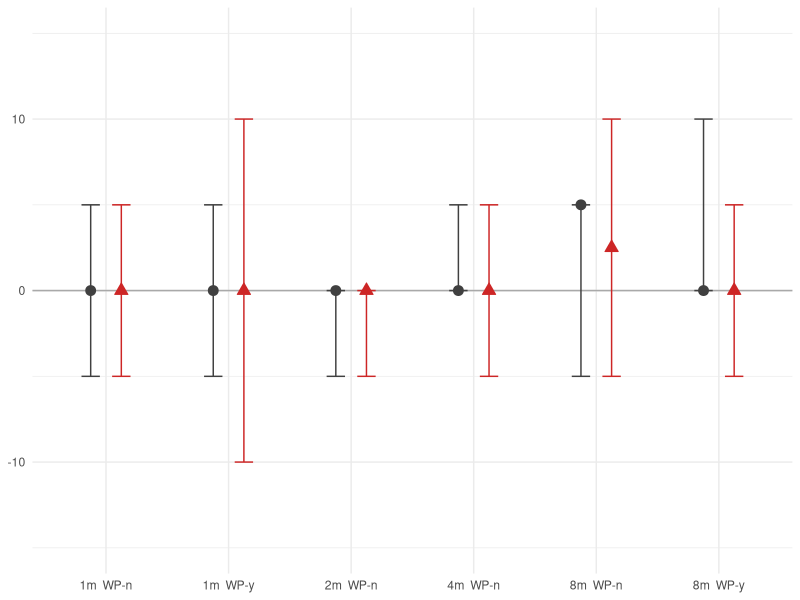
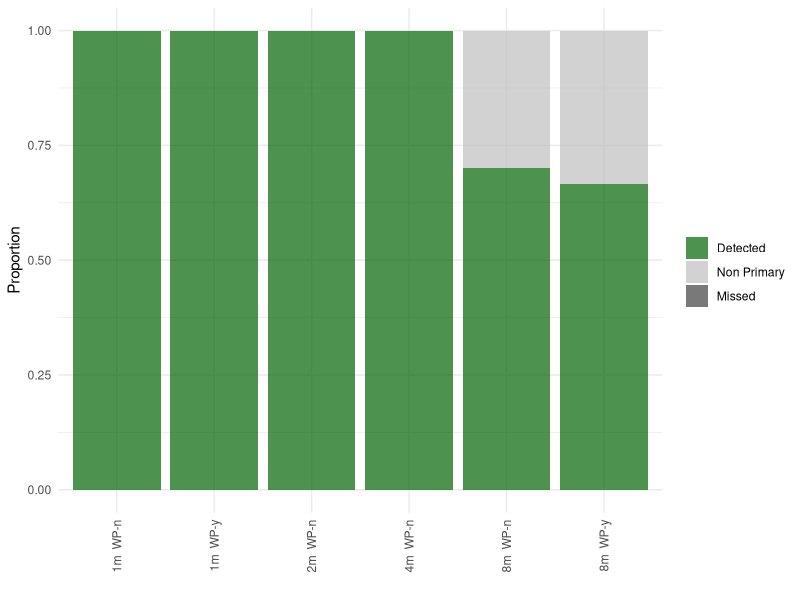
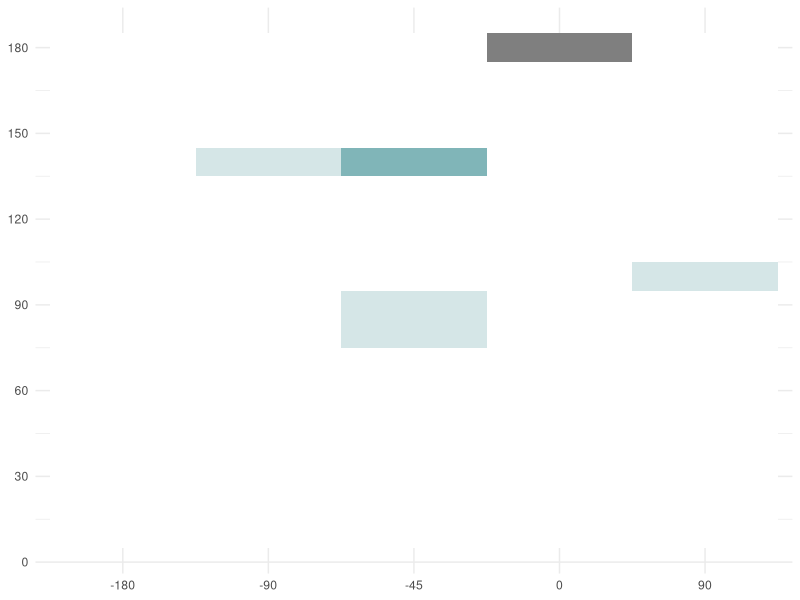
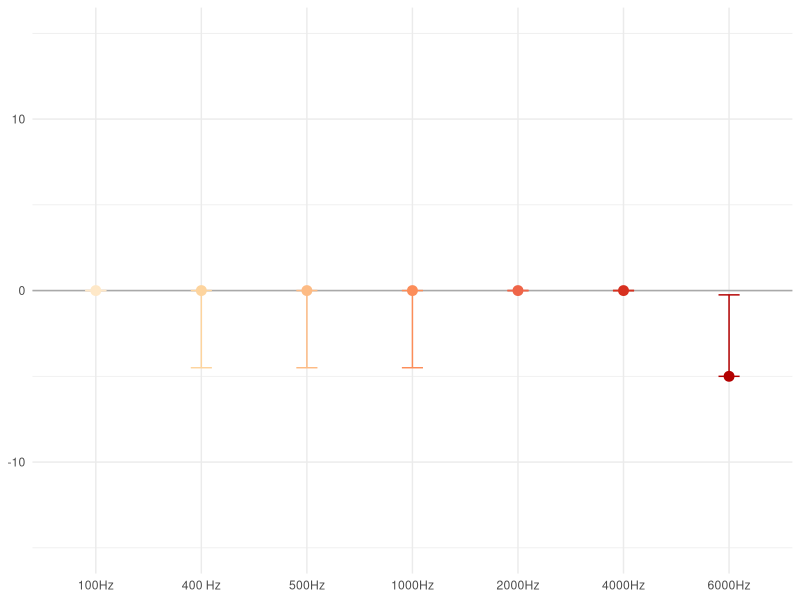
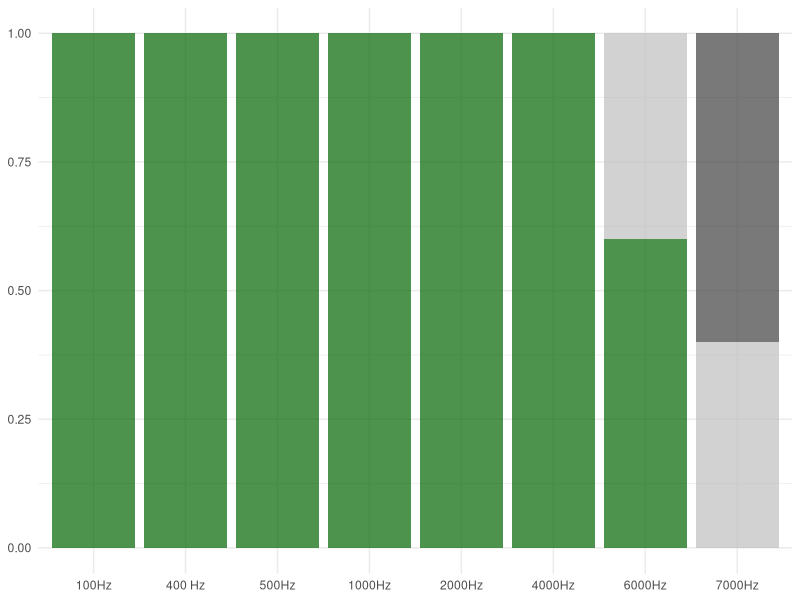
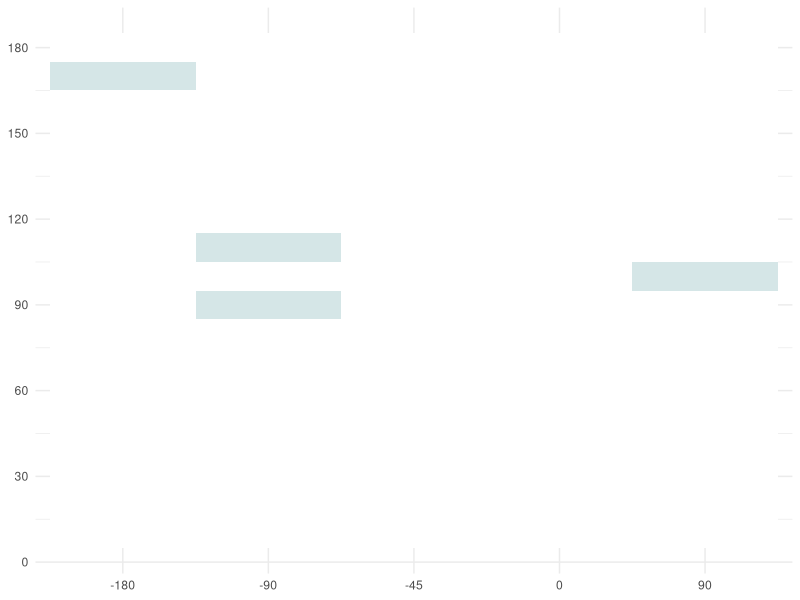
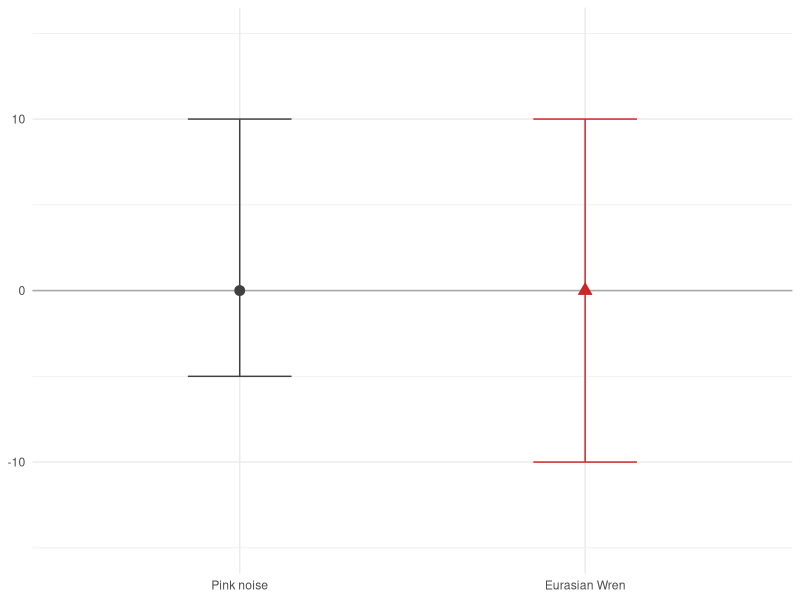
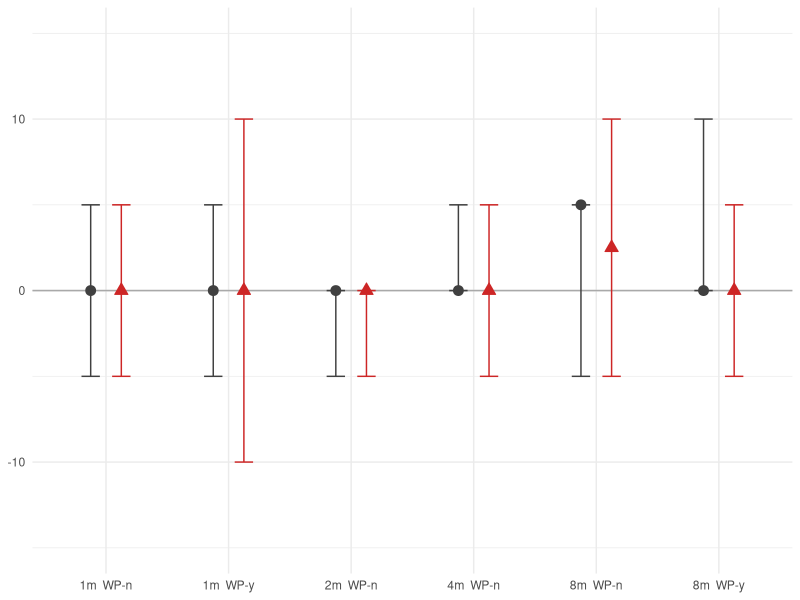

Here is the R script that generated these plots, in order: (Note: this script raises an error after producing the figures.)
########################################################################### .
# Scripts for Analysing the Localisation Accuracy 
#
# Starting from scratch - go to the retired code if you want to generate the old figures
#
# Becky Heath
# rh862@cam.ac.uk
#
# May 2023

##### Load Packages and set working directory #####

library(ggplot2)
library(dplyr)
library(tidyr)
library(RColorBrewer)

setwd(dirname(rstudioapi::getActiveDocumentContext()$path))


##### Set Functions #####
compute_min_max <- function(y) {
  return(c(ymin = min(y), ymax = max(y), y = median(y)))
}




###### Load in Data ########

# Load in true values: 
# Ignore this one for now, will need to experiment with detections, may need to relable
#data <- read.csv("Data/CompleteLabLocalisation/AllTests_LocalisationData_ALLDETECTIONSTESTS.csv")

# Just use this:
dataRaw <- read.csv("Data/CompleteLabLocalisation/AllTestsJustTrueValues-newCategorisation.csv")

# New Categorisations:
# s = sweep 
# y = detection 
# m = missed (s-m = missed sweep)
# a = aliased 
# d = double (indistinguishable top)
# e = extra (first test had an extra test)

# Map to example azimuths

map_values <- c(-180, -90, -45, 0, 90)
names(map_values) <- c(30, 120, 165, -150, -60)

dataO <- dataRaw
dataRaw$True.azimuth <- map_values[as.character(dataRaw$True.azimuth)]


### Distance Tests ####


# get rid of freq-deps and Lab data for now:
data <- dataRaw[dataRaw$Trial != "freq-dep",]
data <- data[data$Trial != "Lab", ]




# Create Coarse Labels
data <- data %>%
  mutate(Trial = case_when(
     Trial == "field" ~ "Field",
#    trial == "IndoorPre" ~ "Lab",
     Trial == "lab-pre" ~ "Lab",
    TRUE ~ Trial  # Keep the original value if no condition matches
  ))

# Collate label
data <- data %>%
  mutate(label = paste0(distance.m, "m ", " WP-", WP.))

data$error <- as.numeric(data$error)

dataStore <- data

# get rid of the situations where a signal was not localised: 
data <- data[!is.na(data$error), ]


# Precision Plots

# subset to just y and y-d
data <- data[data$localised. %in% c("y", "y-d"), ]

ED<- ggplot(data = data, aes(x = label, y = error)) +
  #annotate('rect', ymin = -18, ymax = 18, xmin= -Inf, xmax = Inf, fill = "lightgray", alpha = 0.3)+
  geom_hline(yintercept = 0, color = "darkgray") +
  #geom_jitter(aes(shape = Test.tone), position = position_jitterdodge(0.2)  ,fill = "gray", color = "gray", size = 2, alpha = 0.5) +
  stat_summary(aes(color = Test.tone, shape = Test.tone, fill = Test.tone), fun = "median", geom = "point", size = 3, position = position_dodge(width = 0.5)) +
  stat_summary(aes(color = Test.tone), fun.data = compute_min_max, geom = "errorbar", width = 0.3, position = position_dodge(width = 0.5)) +
  labs(x = "Group", y = "Angle Error") +
  scale_color_manual(values = c("grey25", "firebrick3")) +
  scale_shape_manual(values = c(21, 24)) +
  scale_fill_manual(values = c("grey25", "firebrick3")) +
  theme_minimal() +
  ylim(-15, 15) +
  theme(legend.position = "none") +
  theme(axis.title.x = element_blank(), axis.title.y = element_blank())

ED

ggsave(filename = "Figures/NewLocalisationTests/DistanceTests-NL-Summary.png", plot = last_plot(), width = 6, height = 4, dpi = 300)


## Recall Plots 

data <- dataStore


# Set Groupings 
data$localised.[data$localised. == "y-d"] <- "y"
data$localised.[data$localised. == "d"] <- "a"
data$localised.[data$localised. == "e"] <- "y"

# Get rid of the sweeps for now
data <- data[data$localised. != "s", ]
data <- data[data$localised. != "s-m", ]

# Define the possible localisation? descriptors
possible_labels <- c("y", "a", "m")


# Calculate the count and proportion of each label within each group
proportions <- data %>%
  group_by(label, localised.) %>%
  summarise(count = n()) %>%
  ungroup() %>%
  complete(label, localised. = possible_labels, fill = list(count = 0)) %>%
  group_by(label) %>%
  mutate(proportion = count / sum(count))

# Fill up missing variables: 
proportions <- proportions %>%
  group_by(label) %>%
  mutate(label = ifelse(is.na(label), max(label, na.rm = TRUE), label)) %>%
  ungroup()


setOrder <- c("y", "a", "m")
proportions$localised. <- factor(proportions$localised., levels = setOrder)



# Set the order as before
setOrder <- c("1m  WP-n","1m  WP-y","2m  WP-n","4m  WP-n","8m  WP-n","8m  WP-y")
proportions$label <- factor(proportions$label, levels = setOrder)


# Plot results! 
RD <- ggplot(data = proportions, aes(x=label, y= proportion, fill = localised.))+
  geom_col(alpha = 0.7, position = position_stack(reverse=TRUE))+
  scale_fill_manual(values = c("darkgreen","grey", "grey25"),
                    name = " ",
                    labels = c("Detected", "Non Primary", "Missed"))+
  labs(x= "", y = "Proportion") +
  theme_minimal()+
  theme(axis.text.x = element_text(angle = 90, hjust = 1, vjust = 0.5))
RD

ggsave(filename = "Figures/NewLocalisationTests/DistanceRecall-NL-Summary.png", plot = last_plot(), width = 6, height = 4, dpi = 300)


# Heatmaps

# Full Grid: 
all_groups <- c(-180, -90, -45, 0, 90)
all_bins <- 1:18

complete_grid <- expand.grid(True.Azimuth = all_groups, Aliaised.Bins = all_bins)


data <- data[data$localised. == "a", ]

# Put into Bins
data$Aliaized.Bins <- cut(data$Aliaized.Error, breaks = seq(0, 180, 10), include.lowest = TRUE, labels = FALSE)

# Create a table of counts for heatmap
heatmap_data <- as.data.frame(table(data$True.azimuth, data$Aliaized.Bins))

colnames(heatmap_data) <- c("True.Azimuth", "Aliaised.Bins", "Count")

# Join the dataframes
heatmap_data$True.Azimuth <- as.numeric(as.character(heatmap_data$True.Azimuth))
heatmap_data$Aliaised.Bins <- as.numeric(as.character(heatmap_data$Aliaised.Bins))

heatmap_data <- complete_grid %>%
  left_join(heatmap_data, by = c("True.Azimuth", "Aliaised.Bins")) %>%
  replace_na(list(Count = 0))

heatmap_data$True.Azimuth <- as.factor(heatmap_data$True.Azimuth)

heatmap_data$Aliaised.Bins <- heatmap_data$Aliaised.Bins *10

# Plot the heatmap
AD <- ggplot(heatmap_data, aes(x = True.Azimuth, y = Aliaised.Bins, fill = Count)) +
  geom_tile() +
  scale_fill_gradient(low = "white", high = "turquoise4", limits = c(0,5)) + 
  labs(y = "Aliaized Azimuth", x = "True Azimuth", fill = "Count") +
  theme_minimal() +
  theme(legend.position = "none") +
  scale_y_continuous(breaks = c(0, 30, 60, 90, 120, 150, 180))+
  theme(axis.title.x = element_blank(), axis.title.y = element_blank())

AD




### Frequency-dependent trials: ####

data <- dataRaw[dataRaw$Trial == "freq-dep",]
data$Test.tone <- as.factor(data$Test.tone)
data <- data[!(data$Test.tone %in% c("wren", "pink")), ]


setOrder <- c("100", "400", "500", "1000","2000", "4000", "6000", "7000")
data$Test.tone <- factor(data$Test.tone, levels = setOrder)

dataStore <- data

data$error <- as.numeric(data$error)
data$Aliaized.Azimuth <- as.numeric(data$Aliaized.Azimuth)

# subset to just y and y-d
data <- data[data$localised. %in% c("y", "y-d"), ]

data$Test.tone <- droplevels(data$Test.tone)

# Set up colour map
colour <- brewer.pal(9, "OrRd")
colour_map <- setNames(colour[c(2,3,4,5,6,7,8,9)], levels(data$Test.tone))

EF <- ggplot(data = data, aes(x = Test.tone, y = error)) +
  #annotate('rect', ymin = -18, ymax = 18, xmin= -Inf, xmax = Inf, fill = "lightgray", alpha = 0.15)+
  geom_hline(yintercept = 0, color = "darkgray") +
  #geom_jitter(aes(shape = Test.tone), position = position_jitterdodge(0.2)  ,fill = "gray", color = "gray", size = 2, alpha = 0.5) +
  scale_color_manual(values=colour_map)+
  stat_summary(aes(color = Test.tone, fill = Test.tone), fun = "median", geom = "point", size = 3) +
  stat_summary(aes(color = Test.tone), fun.data = "median_hilow", geom = "errorbar", width = 0.2) +
  labs(x = "Group", y = "Angle Difference") +
  theme_minimal() +
  ylim(-15, 15) +
  theme(legend.position = "none") +
  scale_x_discrete(labels=c("100" = "100Hz", "400" = "400 Hz", "500" = "500Hz", "1000" = "1000Hz", "2000" = "2000Hz", "4000"= "4000Hz", "6000" = "6000Hz"))+
  theme(axis.title.x = element_blank(), axis.title.y = element_blank())

EF


ggsave(filename = "Figures/NewLocalisationTests/FrequencyTests-NL-Summary.png", plot = last_plot(), width = 6, height = 4, dpi = 300)


# Recall Chart: 

data <- dataStore

data$localised.[data$localised. == "y-d"] <- "y"
data$localised.[data$localised. == "d"] <- "a"

# Get rid of the sweeps for now
data <- data[data$localised. != "s", ]
data <- data[data$localised. != "s-m", ]

# Define the possible localisation? descriptors
possible_labels <- c("y", "a", "m")


# Calculate the count and proportion of each label within each group
proportions <- data %>%
  group_by(Test.tone, localised.) %>%
  summarise(count = n()) %>%
  ungroup() %>%
  complete(Test.tone, localised. = possible_labels, fill = list(count = 0)) %>%
  group_by(Test.tone) %>%
  mutate(proportion = count / sum(count))

setOrder <- c("y", "a", "m")
proportions$localised. <- factor(proportions$localised., levels = setOrder)

# Plot results! 
RF <- ggplot(data = proportions, aes(x=Test.tone, y= proportion, fill = localised.))+
  geom_col(alpha = 0.7, position = position_stack(reverse=TRUE))+
  scale_fill_manual(values = c("darkgreen","grey", "grey25"),
                    name = " ",
                    labels = c("Detected","Non Primary", "Missed"))+
  labs(x = "Frequency (Hz) or Test Tone", y = "Proportion") +
  theme_minimal()+
  theme(axis.title.x = element_blank(), axis.title.y = element_blank())+
  theme(legend.position = "none", ) +
  scale_x_discrete(labels=c("100" = "100Hz", "400" = "400 Hz", "500" = "500Hz", "1000" = "1000Hz", "2000" = "2000Hz", "4000"= "4000Hz", "6000" = "6000Hz", "7000" = "7000Hz"))

RF


ggsave(filename = "Figures/NewLocalisationTests/FrequencyRecall-NL-Summary(noLegend).png", plot = last_plot(), width = 6, height = 4, dpi = 300)


# Heatmap: 

# Full Grid: 
all_groups <- c(-180, -90, -45, 0, 90)
all_bins <- 1:18

complete_grid <- expand.grid(True.Azimuth = all_groups, Aliaised.Bins = all_bins)


data <- data[data$localised. == "a", ]

# Put into Bins
data$Aliaized.Bins <- cut(data$Aliaized.Error, breaks = seq(0, 180, 10), include.lowest = TRUE, labels = FALSE)

# Create a table of counts for heatmap
heatmap_data <- as.data.frame(table(data$True.azimuth, data$Aliaized.Bins))

colnames(heatmap_data) <- c("True.Azimuth", "Aliaised.Bins", "Count")

# Join the dataframes
heatmap_data$True.Azimuth <- as.numeric(as.character(heatmap_data$True.Azimuth))
heatmap_data$Aliaised.Bins <- as.numeric(as.character(heatmap_data$Aliaised.Bins))

heatmap_data <- complete_grid %>%
  left_join(heatmap_data, by = c("True.Azimuth", "Aliaised.Bins")) %>%
  replace_na(list(Count = 0))

heatmap_data$True.Azimuth <- as.factor(heatmap_data$True.Azimuth)

heatmap_data$Aliaised.Bins <- heatmap_data$Aliaised.Bins *10

# Plot the heatmap
AF <- ggplot(heatmap_data, aes(x = True.Azimuth, y = Aliaised.Bins, fill = Count)) +
  geom_tile() +
  scale_fill_gradient(low = "white", high = "turquoise4", limits = c(0,5)) + 
  labs(y = "Aliaized Azimuth", x = "True Azimuth", fill = "Count") +
  theme_minimal() +
  theme(legend.position = "none") +
  scale_y_continuous(breaks = c(0, 30, 60, 90, 120, 150, 180))+
  theme(axis.title.x = element_blank(), axis.title.y = element_blank())

AF


# Tone type

data <- dataRaw[dataRaw$Test.tone %in% c("wren", "pink"),]

data$error <- as.numeric(data$error)

ET <- ggplot(data = data, aes(x = Test.tone, y = error)) +
  #annotate('rect', ymin = -18, ymax = 18, xmin= -Inf, xmax = Inf, fill = "lightgray", alpha = 0.3)+
  geom_hline(yintercept = 0, color = "darkgray") +
  #geom_jitter(aes(shape = Test.tone), position = position_jitterdodge(0.2)  ,fill = "gray", color = "gray", size = 2, alpha = 0.5) +
  stat_summary(aes(color = Test.tone, shape = Test.tone, fill = Test.tone), fun = "median", geom = "point", size = 3, position = position_dodge(width = 0.5)) +
  stat_summary(aes(color = Test.tone), fun.data = compute_min_max, geom = "errorbar", width = 0.3, position = position_dodge(width = 0.5)) +
  labs(x = "Group", y = "Angle Error") +
  scale_color_manual(values = c("grey25", "firebrick3")) +
  scale_shape_manual(values = c(21, 24)) +
  scale_fill_manual(values = c("grey25", "firebrick3")) +
  theme_minimal() +
  ylim(-15, 15) +
  theme(legend.position = "none") +
  scale_x_discrete(labels=c("pink" = "Pink noise", "wren" = "Eurasian Wren"))+
  theme(axis.title.x = element_blank(), axis.title.y = element_blank())

ET 


# Test for difference? 
y <- data[data$Test.tone == "wren", ]$error
n <- data[data$T == "pink", ]$error

result <- wilcox.test(y, n)
print(result)


# Weatherproofing 
data <- dataRaw

data$error <- as.numeric(data$error)
data$WP. <- as.factor(data$WP.)

levels(data$WP.)

EWP <- ggplot(data = data, aes(x = WP., y = error)) +
  #annotate('rect', ymin = -18, ymax = 18, xmin= -Inf, xmax = Inf, fill = "lightgray", alpha = 0.3)+
  geom_hline(yintercept = 0, color = "darkgray") +
  #geom_jitter(aes(shape = Test.tone), position = position_jitterdodge(0.2)  ,fill = "gray", color = "gray", size = 2, alpha = 0.5) +
  stat_summary(aes(color = WP., shape = WP., fill = WP.), fun = "median", geom = "point", size = 3, position = position_dodge(width = 0.5)) +
  stat_summary(aes(color = WP.), fun.data = compute_min_max, geom = "errorbar", width = 0.3, position = position_dodge(width = 0.5)) +
  labs(x = "Group", y = "Angle Error") +
  scale_color_manual(values = c("#09BA4F", "#0963BA")) +
  scale_shape_manual(values = c(22, 23)) +
  scale_fill_manual(values = c("#09BA4F", "#0963BA")) +
  theme_minimal() +
  ylim(-15, 15) +
  theme(legend.position = "none", ) +
  theme(axis.title.x = element_blank())+
  scale_x_discrete(labels=c("n" = "No WP", "y" = "WP"))+
  theme(axis.title.x = element_blank(), axis.title.y = element_blank())

EWP



# Test for difference? 
y <- data[data$WP. == "y", ]$error
n <- data[data$WP. == "n", ]$error

result <- wilcox.test(y, n)
print(result)
